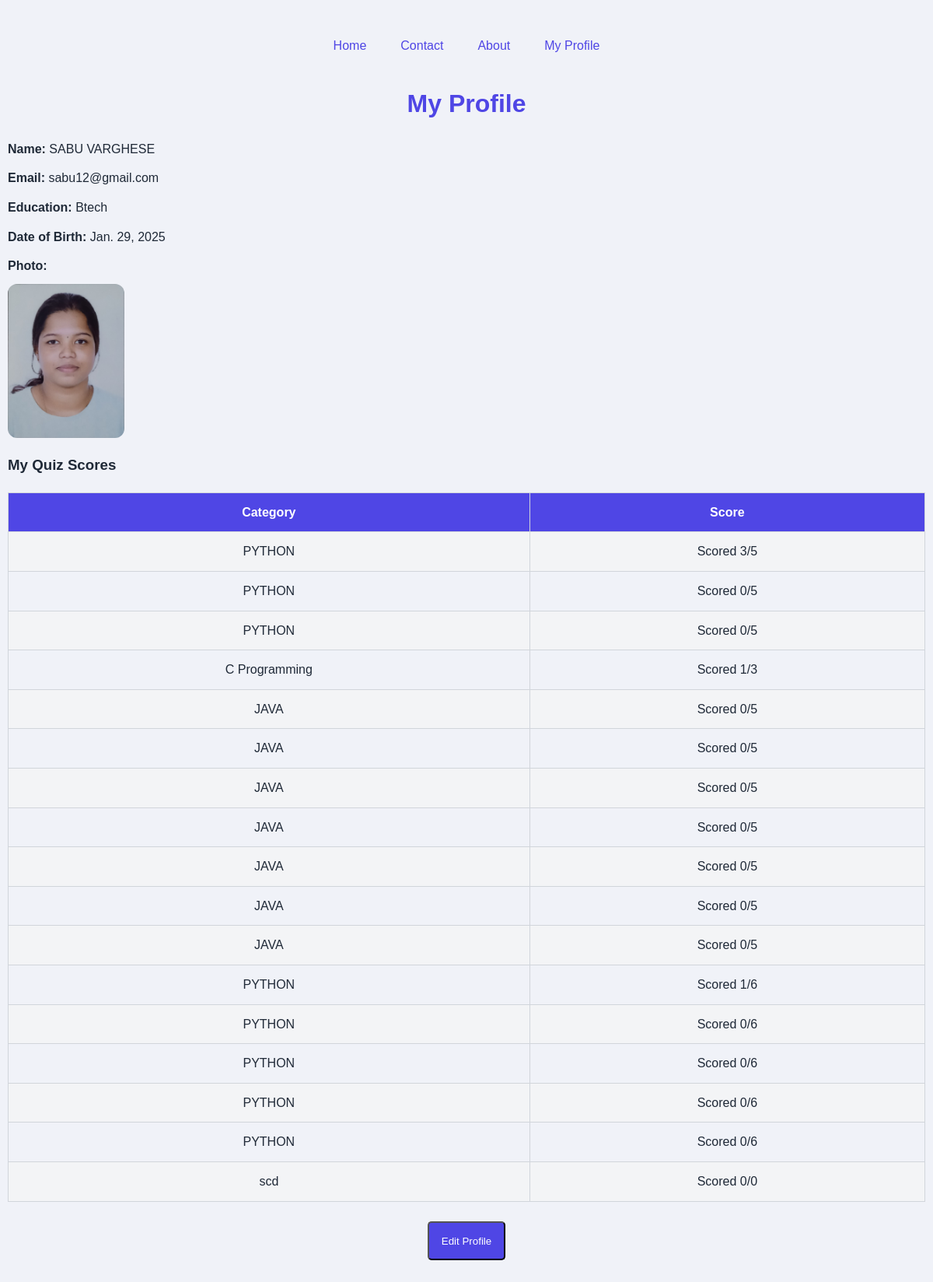
/DisplayUser/13/ (signed in), run on the app's committed database.
### App/models.py (models this page shows, shortened)
class UserRegister(models.Model):
    name = models.CharField(max_length=100)
    email = models.EmailField(unique=True)
    education = models.CharField(max_length=150)
    dob = models.DateField()
    photo = models.ImageField(upload_to='profile_photos/')
    password = models.CharField(max_length=128)
    date = models.DateTimeField(default=timezone.now)

class UserScore(models.Model):
    user = models.ForeignKey(UserRegister, on_delete=models.CASCADE)
    category = models.ForeignKey(AddCategory, on_delete=models.CASCADE)
    score = models.IntegerField()
    total_questions = models.IntegerField(default=10)

class AddCategory(models.Model):
    CategoryName = models.CharField(max_length=100,unique=True,default='python')
    CategoryDescription = models.TextField(default="This is a computer programming language")

### App/views.py (the view)
# urls.py: path('DisplayUser/<int:id>/', views.DisplayUser, name='DisplayUser'),
def DisplayUser(request, id):
    session_user_id = request.session.get('user_id')
    if not session_user_id:
        return redirect('UserLogin')
    session_user_id = int(session_user_id)
    if session_user_id != id:
        return redirect('DisplayUser', id=session_user_id)
    user = get_object_or_404(UserRegister, id=session_user_id)
    return render(request, 'DisplayUser.html', {'user': user})

### App/templates/DisplayUser.html (shortened to what this page needs)
{% load static %}
<!DOCTYPE html>
<html lang="en">
<head>
    <link rel="stylesheet" href="{% static 'css/User2.css' %}">
</head>
<body>
    <nav>
        <a href="{% url 'User' %}">Home</a>
        <a href="{% url 'Contact' %}">Contact</a>
        <a href="{% url 'About' %}">About</a>
        <a href="{% url 'DisplayUser' user.id %}">My Profile</a>
    </nav>
    <h1>My Profile</h1>
    <p><strong>Name:</strong> {{ user.name }}</p>
    <p><strong>Email:</strong> {{ user.email }}</p>
    <p><strong>Education:</strong> {{ user.education }}</p>
    <p><strong>Date of Birth:</strong> {{ user.dob }}</p>
    {% if user.photo %}
    <p><strong>Photo:</strong> <br> <img src="{{ user.photo.url }}" alt="User Photo"></p>
    {% endif %}
    <h3>My Quiz Scores</h3>
    <table>
        <tr>
            <th>Category</th>
            <th>Score</th>
        </tr>
        {% for score in user.userscore_set.all %}
        <tr>
            <td>{{ score.category.CategoryName }}</td>
            <td>Scored
                <span>{{ score.score }}/{{ score.total_questions }}</span>
            </td>
        </tr>
        {% empty %}
        <tr>
            <td colspan="4">No quiz attempts yet.</td>
        </tr>
        {% endfor %}
    </table>
    <br>
    <center><a href="{% url 'UpdateUser' user.id %}" ><button style="background-color:#4f46e5;color: white; width: 100px;height: 50px; border-radius: 5px;">Edit Profile</button></a></center>
</body>
</html>

### App/static/css/User2.css (style rules this page uses)
* { box-sizing: border-box; margin: 0; padding: 0; font-family: 'Poppins', Arial, Helvetica, sans-serif; }
body { background: #f0f2f8; color: #1f2937; line-height: 1.6; padding: 20px 10px 50px 10px; }
nav { display: flex; justify-content: center; align-items: center; gap: 20px; margin-bottom: 30px; flex-wrap: wrap; padding-top: 20px; }
nav a { text-decoration: none; color: #4f46e5; padding: 6px 12px; border-radius: 6px; font-weight: 500; transition: all 0.3s ease; }
::placeholder { color: #9ca3af; font-style: italic; }
h1, h2 { text-align: center; margin-bottom: 20px; color: #4f46e5; }
p { font-size: 16px; margin-bottom: 12px; }
img { border-radius: 12px; margin-top: 10px; max-width: 150px; height: auto; }
table { width: 100%; border-collapse: collapse; margin-top: 20px; }
table th, table td { border: 1px solid #d1d5db; padding: 12px 15px; text-align: center; }
table th { background-color: #4f46e5; color: white; }
table tr:nth-child(even) { background-color: #f3f4f6; }

### data on the page
UserRegister: name "SABU VARGHESE", email "sabu12@gmail.com", education "Btech", dob "Jan. 29, 2025", photo (picture)
UserScore: category.CategoryName "PYTHON", score "3", total_questions "5"
UserScore: category.CategoryName "PYTHON", score "0", total_questions "5"
UserScore: category.CategoryName "PYTHON", score "0", total_questions "5"
UserScore: category.CategoryName "C Programming", score "1", total_questions "3"
UserScore: category.CategoryName "JAVA", score "0", total_questions "5"
UserScore: category.CategoryName "JAVA", score "0", total_questions "5"
UserScore: category.CategoryName "JAVA", score "0", total_questions "5"
UserScore: category.CategoryName "JAVA", score "0", total_questions "5"
UserScore: category.CategoryName "JAVA", score "0", total_questions "5"
UserScore: category.CategoryName "JAVA", score "0", total_questions "5"
UserScore: category.CategoryName "JAVA", score "0", total_questions "5"
UserScore: category.CategoryName "PYTHON", score "1", total_questions "6"
UserScore: category.CategoryName "PYTHON", score "0", total_questions "6"
UserScore: category.CategoryName "PYTHON", score "0", total_questions "6"
UserScore: category.CategoryName "PYTHON", score "0", total_questions "6"
UserScore: category.CategoryName "PYTHON", score "0", total_questions "6"
UserScore: category.CategoryName "scd", score "0", total_questions "0"
